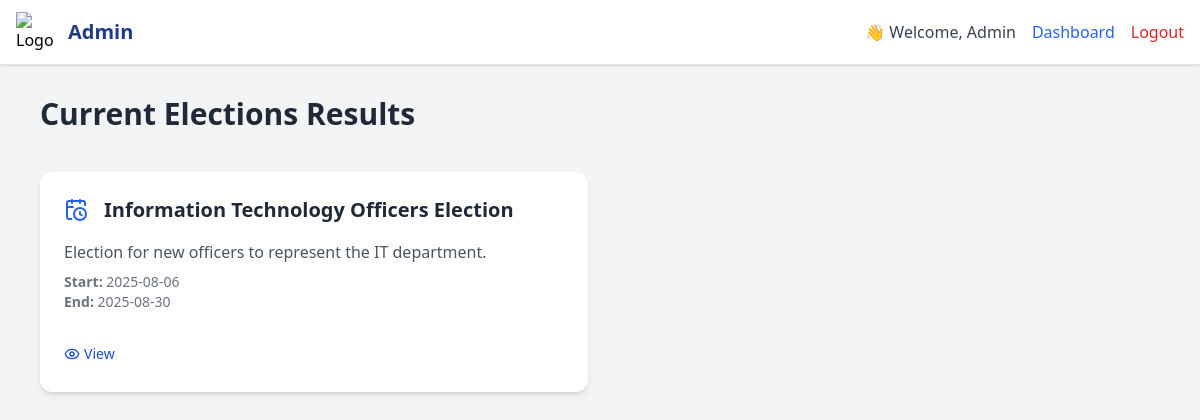
Page /all_election.php on the committed database.
### tables this page shows
CREATE TABLE `elections` (
  `id` int(11) NOT NULL,
  `college_id` int(11) DEFAULT NULL,
  `title` varchar(150) DEFAULT NULL,
  `status` enum('active','closed') DEFAULT 'active',
  `start_date` date DEFAULT NULL,
  `end_date` date DEFAULT NULL,
  `course` varchar(50) NOT NULL DEFAULT '',
  `created_at` datetime DEFAULT current_timestamp(),
  `description` text DEFAULT NULL
);

### all_election.php (the view, shortened to what this page needs)
<?php
$adminName = $_SESSION['admin_name'] ?? 'Admin';
$conn = new mysqli("localhost", "root", "", "voting_system");
$query = "SELECT * FROM elections ORDER BY id ASC";
$result = $conn->query($query);
?>
<!DOCTYPE html>
<html lang="en">
<head>
  <script src="https://cdn.tailwindcss.com"></script>
</head>
<body class="bg-gray-100 font-sans min-h-screen">
<header class="bg-white border-b shadow fixed top-0 left-0 w-full z-50">
  <div class="max-w-7xl mx-auto px-4 h-16 flex justify-between items-center">
    <div class="flex items-center space-x-3">
      <img src="https://cdn-icons-png.flaticon.com/512/201/201818.png" class="w-10 h-10" alt="Logo">
      <h1 class="text-xl font-bold text-blue-900">Admin </h1>
    </div>
    <div class="flex items-center space-x-4">
      <span class="text-gray-700 font-medium">👋 Welcome, <?= htmlspecialchars($adminName) ?></span>
           <a href="dashboard.php" class="text-blue-600 hover:underline">Dashboard</a>
      <a href="logout.php" class="text-red-600 hover:underline">Logout</a>
    </div>
  </div>
</header>
<main class="max-w-6xl mx-auto pt-24 pb-10 px-4">
  <div class="flex justify-between items-center mb-10">
    <h2 class="text-3xl font-semibold text-gray-800">Current Elections Results</h2>
  </div>
  <?php if ($result && $result->num_rows > 0): ?>
    <div class="grid grid-cols-1 md:grid-cols-2 gap-6">
      <?php while ($row = $result->fetch_assoc()): ?>
      <div class="bg-white rounded-xl shadow-md p-6 hover:shadow-lg transition flex flex-col justify-between">
        <div>
          <div class="flex items-center space-x-4 mb-4">
            <i data-lucide="calendar-clock" class="w-6 h-6 text-blue-600"></i>
            <h3 class="text-xl font-semibold text-gray-800"><?= htmlspecialchars($row['title']) ?></h3>
          </div>
          <p class="text-gray-600 mb-2">
            <?= isset($row['description']) ? htmlspecialchars($row['description']) : '<em>No description available</em>' ?>
          </p>
          <div class="text-sm text-gray-500 mb-4">
            <p><strong>Start:</strong> <?= htmlspecialchars($row['start_date']) ?></p>
            <p><strong>End:</strong> <?= htmlspecialchars($row['end_date']) ?></p>
          </div>
        </div>
        <div class="mt-4 flex flex-wrap gap-4">
          <form action="results.php" method="POST">
            <button type="submit" class="inline-flex items-center text-sm text-blue-700 hover:underline font-medium">
              <i data-lucide="eye" class="w-4 h-4 mr-1"></i> View
            </button>
          </form>
        </div>
      </div>
      <?php endwhile; ?>
    </div>
  <?php else: ?>
    <div class="bg-white p-6 rounded-xl shadow text-center text-gray-600">
      No elections found. <a href="create_election.php" class="text-blue-600 underline">Create one now</a>.
    </div>
  <?php endif; ?>
</main>
</body>
</html>

### rows in the picture
elections: title "Information Technology Officers Election", description "Election for new officers to represent the IT department.", start_date "2025-08-06", end_date "2025-08-30"

### other values in the picture
$adminName "Admin"
